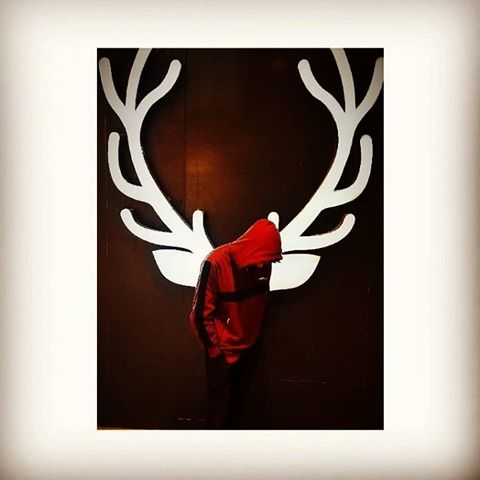
#> input picture jatin.jpg, 480 x 480 px
$ jupyter execute edge_detection_with_jatin.jpg.ipynb
#> lines starting #> are read from the running program, lines starting #| are printed output that depends on the picture
[cell 1]
# import cv2
import cv2

[cell 2]
import matplotlib.pyplot as plt

[cell 3]
# read the image and save into img
img = cv2.imread("jatin.jpg")
#> img is the input picture: shape (480, 480, 3); mean B, G, R 132.3, 140.4, 153.4

[cell 4]
#assert not isinstance(img,type(None)), 'image not found'

[cell 5]
# print the img
print  (img)
#> (printed output is left out)

[cell 6]
# see the row , coloum & Dimensions
img.shape
#> Out = (480, 480, 3)

[cell 7]
# total no. of features
feature = 480*480*3

[cell 8]
feature

[cell 9]
# import numpy
import numpy

[cell 10]
 # arrange in stride we can move from o to o to o to o... then reach 1
a = numpy.array([0,0,0,0,0,0,0,0,0,0,1,1,1,1,1,1,1,0,0,0,0,0,0])

[cell 11]
a.shape

[cell 12]
import matplotlib.pyplot as plt

[cell 13]
# here suddenly change color you can see suppose 0 is black and 1 is white
plt.plot(a,'o-')
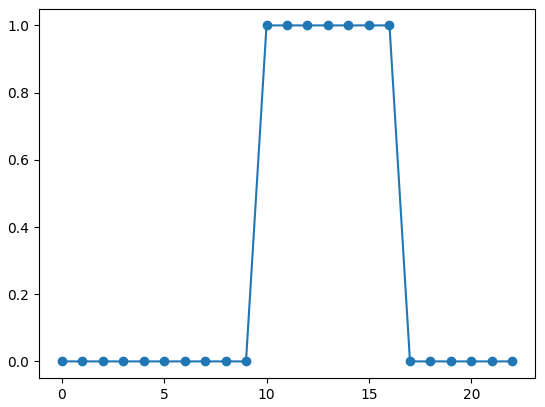
#> figure drawn by matplotlib, 1 panel; curve peaks at x = 10, y = 1

[cell 14]
b = numpy.array([-1,1])

[cell 15]
c = numpy.convolve(a,b)

[cell 16]
c

[cell 17]
plt.plot(c,'o-')
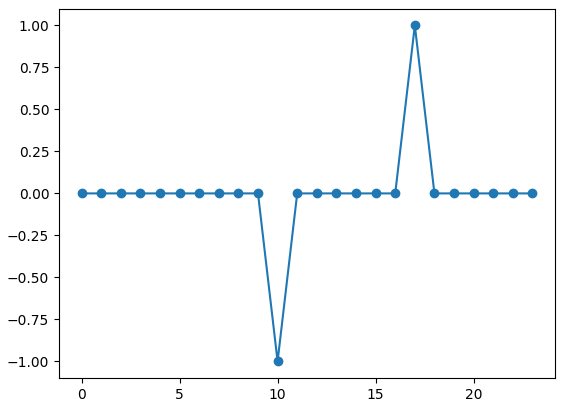
#> figure drawn by matplotlib, 1 panel; curve peaks at x = 17, y = 1

[cell 18]
# change colour image into gray color or 3D into 2D & store in gray_img
gray_img=cv2.cvtColor(img , cv2.COLOR_BGR2GRAY)
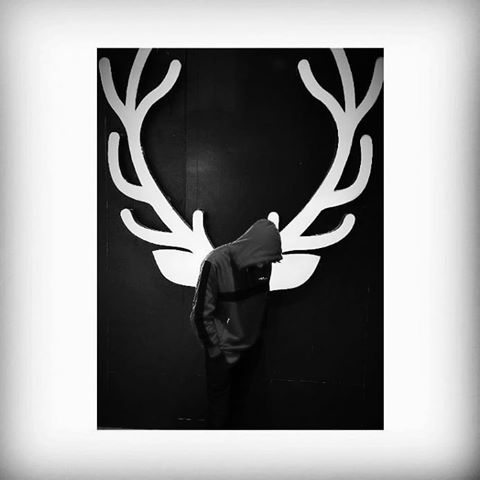
#> gray_img: shape (480, 480); min 0, max 255, mean 143.4

[cell 19]
cv2.imread('jatin.jpg')

[cell 20]
gray_img.shape
#> Out = (480, 480)

[cell 21]
# To display a grayscale image in Matplotlib, we use the matplotlib. pyplot. imshow() with parameters cmap set to 'gray' ,
new_img = plt.imshow(gray_img,cmap='gray')

[cell 22]
# use filter and random no. in numpy array

filter_kernal = numpy.array([
    [3,3,7],
    [3,89,3],
    [-11,-22,-121]
])

[cell 23]
gray_img.shape
#> Out = (480, 480)

[cell 24]
print (gray_img)
#> (printed output is left out)

[cell 25]
#cv2.imshow('gray_img' )

[cell 26]
# With scipy . convolve2d() , we can sharpen an RGB image as well
from scipy.signal import convolve2d

[cell 27]
# Convolve two 2-dimensional arrays.
# Convolve input 1 and input 2 with output size determined by mode
# Second input. Should have the same number of dimensions as input 1.
final_img = convolve2d(gray_img,  filter_kernal)
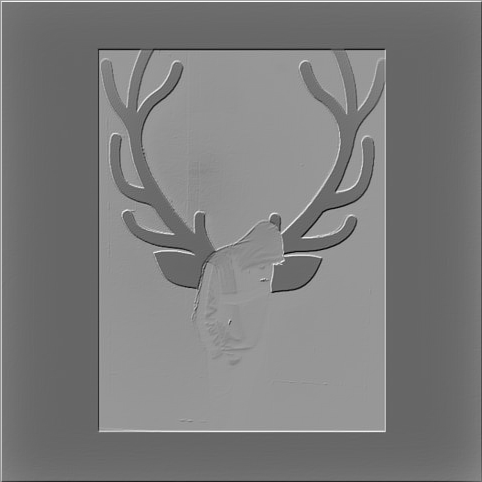
#> final_img: shape (482, 482) int64; min -35196, max 23433, mean -6540.1; drawn with min black and max white
